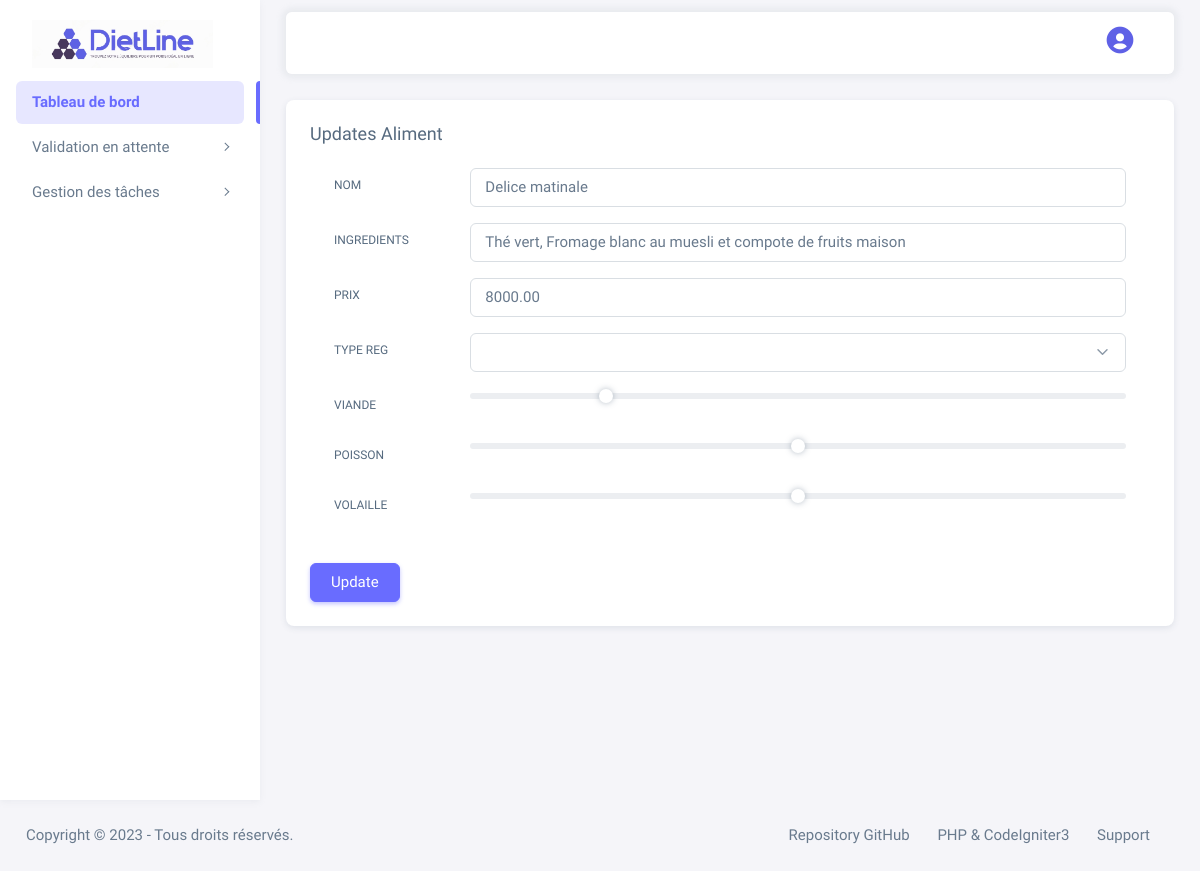
Screenshot of /Aliment/update?id=1 with the database file from the repository.
### tables this page shows
create table plat (
    id int primary key auto_increment,
    id_type_regime int references regime_type(id),
    nom varchar(255),
    ingredients text not null, 
    prix numeric(8,2) not null
);

### application/controllers/Aliment.php (called while the page is built, shortened)
<?php
class Aliment extends CI_Controller {
	public function __construct() {
		$this->load->model('AlimentAdmin');
	}
    public function update(){
        $id = $_GET['id'];
        $data['d'] = $this->AlimentAdmin->get_type_regime();
        $data['da'] = $this->AlimentAdmin->liste($id);
        $this->load->view('admin/Aliment/update',$data);
    }
}

### index.php (called while the page is built, shortened)
<?php
require_once BASEPATH.'core/CodeIgniter.php';

### application/models/AlimentAdmin.php (called while the page is built, shortened)
<?php
class AlimentAdmin extends CI_Model {
     public function liste($id) {
        $sql = "SELECT * from plat where id = $id";
        $query = $this->db->query($sql);
        return $query->result_array();
    }
}

### application/views/admin/Aliment/update.php (the view, shortened to what this page needs)
<div class="container-xxl flex-grow-1 container-p-y">
   <div class="d-flex flex-column justify-conten-between align-items-baseline">
       <div class = "card w-100 p-4">
                     <h5 class="mb-0">Updates Aliment</h5>
                   <div class="card-body">
                   <form class="form-contact comment_form" method="POST" action="<?php echo base_url('Aliment/traitement_update/?id='.$da[0]['id'] ); ?>" id="commentForm">
                       <div class="row mb-3">
                         <label class="col-sm-2 col-form-label" for="basic-default-name">Nom</label>
                         <div class="col-sm-10">
                           <input type="text" name="nom" class="form-control" id="basic-default-name" value='<?php echo $da[0]['nom']; ?>'>
                         </div>
                       </div>
                       <div class="row mb-3">
                         <label class="col-sm-2 col-form-label" for="basic-default-company">Ingredients</label>
                         <div class="col-sm-10">
                           <input type="text" name="ingredients" class="form-control" id="basic-default-company" value='<?php echo $da[0]['ingredients']; ?>'>
                         </div>
                       </div>
                       <div class="row mb-3">
                       <label class="col-sm-2 col-form-label" for="basic-default-company">Prix</label>
                         <div class="col-sm-10">
                           <input type="number" name="prix" id="basic-default-company" class="form-control" value='<?php echo $da[0]['prix']; ?>'>
                         </div>
                       </div>
                       <div class="row mb-3">
                       <label class="col-sm-2 col-form-label" for="basic-default-name">Type Reg</label>
                           <div class="col-sm-10">
                               <select  name="type" id="defaultSelect" class="form-select">
                               </select>
                           </div>
                       </div>
                       <div class="row mb-3">
                       <label class="col-sm-2 col-form-label" for="basic-default-name">Viande</label>
                           <div class="col-sm-10">
                                 <input name ="viande" type="range" class="form-range" min="0" max="100" step="10"  id="formRange2" value="20">
                           </div>
                       </div>
                       <div class="row mb-3">
                       <label class="col-sm-2 col-form-label" for="basic-default-name">Poisson</label>
                           <div class="col-sm-10">
                                 <input name ="poisson" type="range" class="form-range" min="0" max="100" step="10"  id="formRange2">
                           </div>
                       </div>
                       <div class="row mb-3">
                       <label class="col-sm-2 col-form-label" for="basic-default-name">Volaille</label>
                           <div class="col-sm-10">
                                 <input name ="volaille" type="range" class="form-range" min="0" max="100" step="10" id="formRange2">
                           </div>
                       </div>
                       </div>
                       <div class="row justify-content-left">
                         <div class="col-sm-10">
                           <button type="submit" class="btn btn-primary">Update</button>
                         </div>
                       </div>
                   </div>
                 </div>
               </div>
               </div>
       </div>
   </div>

### rows the page displays
plat: nom "Delice matinale", ingredients "Thé vert, Fromage blanc au muesli et compote de fruits maison", prix "8000.00"
